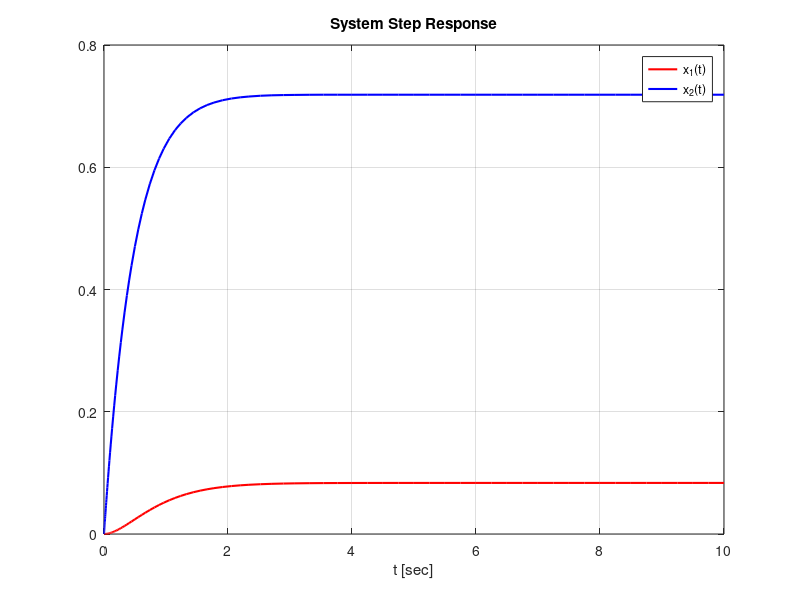

The MATLAB source for this figure:
clc, clearvars, close all;

outputDir = fullfile('..', 'plot');
if ~exist(outputDir, 'dir')
    mkdir(outputDir);
end

% Define system matrices
A = [-2.15, 0.25; -0.75, -2];
B = [0; 1.5];

% Define time span
tspan = [0, 10];

% Initial condition
x0 = [0; 0];

% Define input u(t) as function handle
u1 = @(t) 1;

% Define ODE function
odefun = @(t, x) A * x + B * u1(t);

% Solve using ode45
[t, x] = ode45(odefun, tspan, x0);

% Plot results
figure;
plot(t, x(:,1), 'r-', 'LineWidth', 1.5); hold on;
plot(t, x(:,2), 'b-', 'LineWidth', 1.5);
xlabel('t [sec]');
legend('x_1(t)', 'x_2(t)');
title('System Step Response');
grid on;

filename = fullfile(outputDir, 'task1_step_response.pdf');
exportgraphics(gcf, filename, 'ContentType', 'vector');
